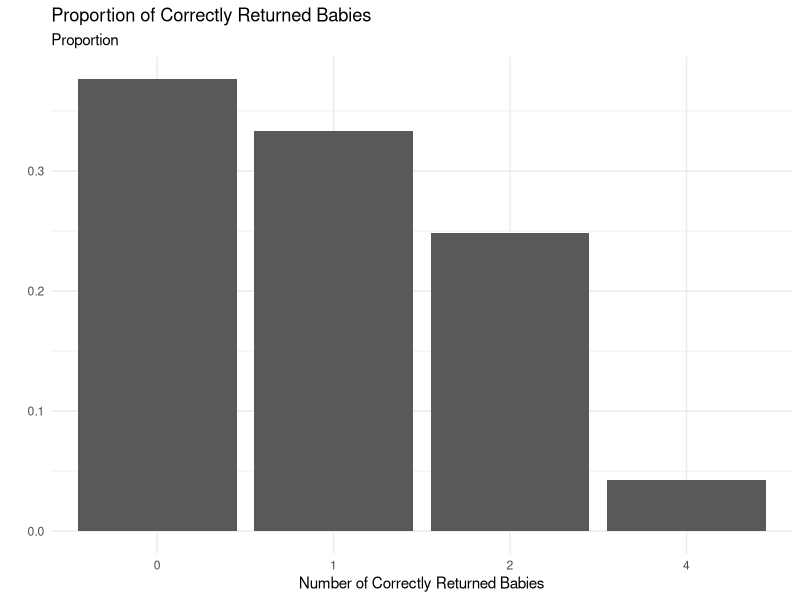

Recreate this plot in R.
## ---- chunk 1
#| label: setup
#| message: false
#| results: false
library(tidyverse)
library(knitr)

## ---- chunk 2
#| label: function-simulation-for-random-babies



randomBabies <- function(nBabies){
  samplebabes <- sample(1:nBabies, size = nBabies, replace = FALSE)
  correct <- sum(samplebabes == 1:nBabies)
  return(correct)
}

results <- map_int(.x = 1:10000,
                   .f = ~ randomBabies(n = 4)
                   )
## ---- chunk 3
#| label: table-for-random-babies

enframed <- enframe(results, 
                      name = "simulation_number", 
                      value = "ncorrect")

proportions <- enframed |>
  count(ncorrect) |>
  mutate(proportion = n / sum(n)) |>
  select(ncorrect, proportion) |>
  pivot_wider(names_from = ncorrect, 
              values_from = proportion, 
              names_prefix = "ncorrect_")


proportions |>
  kable()
## ---- chunk 4
#| label: visualization-for-random-babies

ggplot(enframed, 
       aes(x = factor(ncorrect)
           )) +
  geom_bar(mapping = aes(y = after_stat(count) / sum(after_stat(count))
                       )
         ) +
  labs(title = "Proportion of Correctly Returned Babies",
       x = "Number of Correctly Returned Babies",
       y = "",
       subtitle = "Proportion") +
  theme_minimal()

## ---- chunk 5
simulate_means <- function(n, df){
  map_dbl(.x = 1:n, 
          .f = ~rchisq(n = 100, df) %>% mean()
          )
}
## ---- chunk 6
grid <- crossing(n = c(10, 100, 1000, 10000), 
                 df = 10)
## ---- chunk 7
all_simulations <- grid |> 
  mutate(simulated_means = pmap(.l = list(n, df), 
                                .f = simulate_means)
         ) |> 
  unnest(cols = simulated_means) 

## ---- chunk 8
#| label: table-of-simulated Means

summaries <- all_simulations |> 
  group_by(n) |> 
  summarize(mean_sim_mean = mean(simulated_means),
            sd_sim_mean = sd(simulated_means),
            min_sim_mean = min(simulated_means),
            max_sim_mean = max(simulated_means),
            .groups = 'drop')

summaries |>
  kable()

## ---- chunk 9
#| label: plot-of-simulated Means

